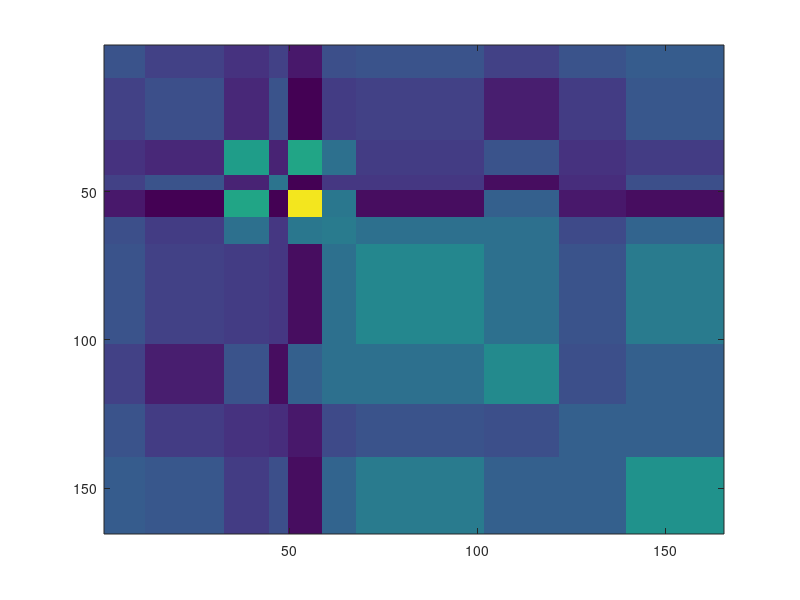
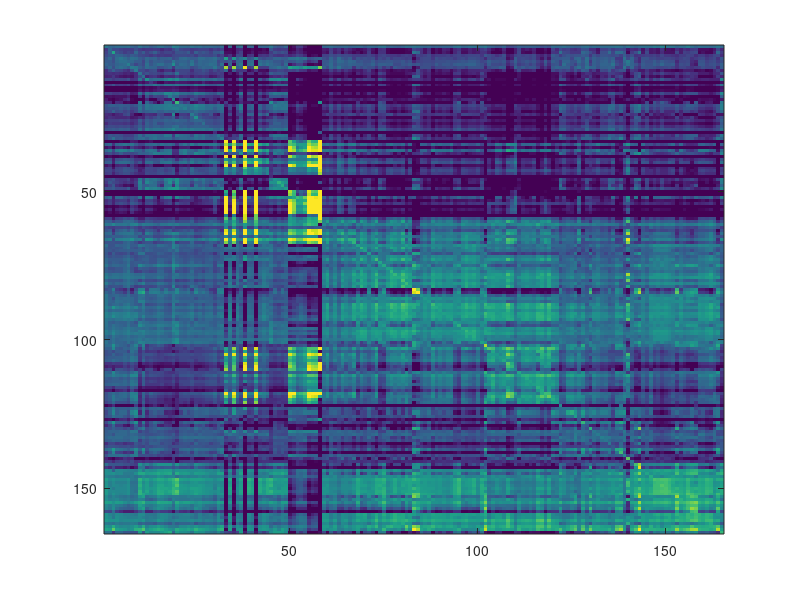
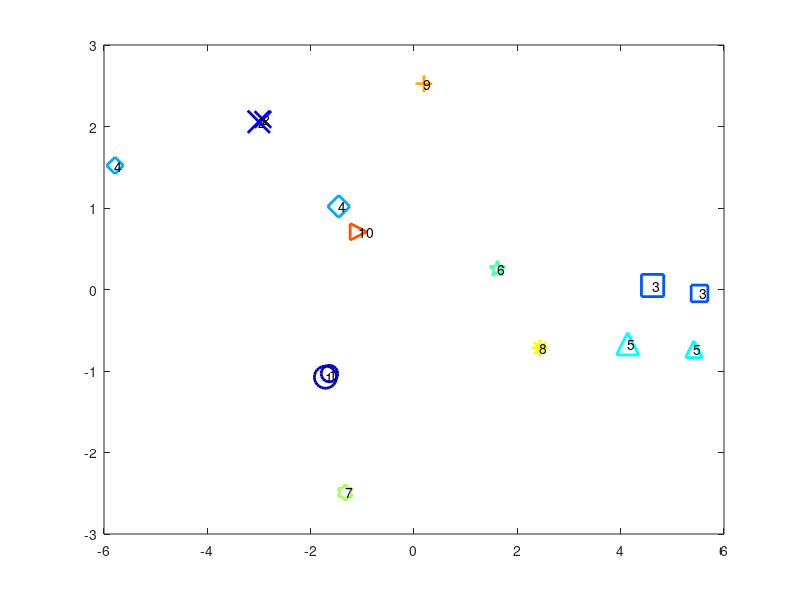
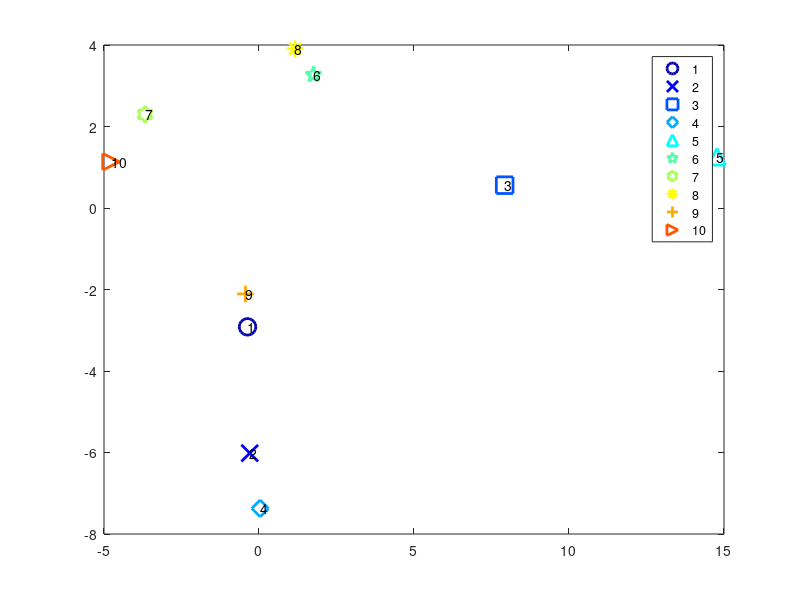

Recreate these plots in MATLAB, in order.
%% Uses parameters from 'MetaParameterExtraction.m' and 'SingleNeuronCNNs.py' to generate embedding spaces via PCA
% This was done in Matlab mainly for plotting.

load('Confusion.mat');

% normalize values for each neuron by how well this neuron be predicted by others (maximum except self-prediction)
ConfusionX = Confusion_later;
for j = 1:174
    ConfusionX(:,j) = ConfusionX(:,j)/mean(ConfusionX(:,j));
end


%% calculate predicting quality

% normalize values for each neuron by how well this neuron can be predicted (maximum except self-prediction)
CX = Confusion_later - eye(size(Confusion_later)).*Confusion_later;
for k = 1:size(CX,1)
    CX(k,:) = CX(k,:)/quantile(CX(k,:),0.98);
end

% find for each cell k the neurons that can be predicted very well;
% rank neurons according to how well they predict neurons compared to
% how well those neurons are predicted by other well neurons
clear predicting_quality
for k = 1:size(CX,1)
    for j = 1:size(CX,1)
        [XX,iX] = sort(CX(j,:),'descend');
        position(j) = find(iX == k);
    end
    position_sorted = sort(position,'ascend');
    predicting_quality(k) = 1/mean(position_sorted(1:10));
end
% figure(32), plot(predicting_quality,'-')

%% select neurons to be used for PCA

goodindizes = find(predicting_quality>quantile(predicting_quality,0.05));
DaSet2 = DaSet2(goodindizes);
DaSet = DaSet(goodindizes);


%% perform PCA to embed the prediction matrix into a lower dimension


ConfusionXX = ConfusionX(goodindizes,goodindizes);
for j = 1:10
    for k = 1:10
        indizes1 = find(DaSet==j);
        indizes2 = find(DaSet==k);
        ConfusionXX(indizes1,indizes2) = mean(mean(ConfusionXX(indizes1,indizes2)));
    end
end
figure, imagesc((ConfusionXX+ConfusionXX')/2,[0.5 2.5])
figure, imagesc(ConfusionX(goodindizes,goodindizes),[0.5 2.5])
[~,mappedX,~] = pca(ConfusionXX'+ConfusionXX); 


symbolsX = {'o','x','s','d','^','p','h','*','+','>'};
numbersX = {'1','2','3','4','5','6','7','8','9','10'};

figure(95533), cmap = jet(10);
for k = 1:10
    indizes = find(DaSet==k);
    hX(k) =  plot(mean(mappedX(indizes,1)),mean(mappedX(indizes,2)),char(symbolsX(k)),'MarkerSize',12,'Color',cmap(k,:),'LineWidth',2); hold on;
    text(mean(mappedX(indizes,1)),mean(mappedX(indizes,2)),num2str(k));
end
legend(hX, numbersX);
hold off

embedding_2D_predictions = zeros(10,2);
for k = 1:10
    indizes = find(DaSet==k);
    embedding_2D_predictions(k,1:2) = mean(mappedX(indizes,1:2));
end

%% to be saved to a mat file
embedding_2D = mappedX(:,1:4);


%% embedding space of statistics of the timetraces
% from MetaParameterExtraction
load('Parameters174.mat');

Parameters174 = Parameters174(:,goodindizes);

[coeff,mappedY] = pca(Parameters174');

embedding_2D_stats = zeros(10,2);
Daset = DasetS(goodindizes);
for j = 1:10
    embedding_2D_stats(j,:) = mean(mappedY(Daset==j,1:2));
end

symbolsX = {'o','x','s','d','^','p','h','*','+','>'};
numbersX = {'1','2','3','4','5','6','7','8','9','10'};
figure(312);
for k = 1:10
    plot(embedding_2D_stats(k,1),embedding_2D_stats(k,2),char(symbolsX(k)),'MarkerSize',12,'Color',cmap(k,:),'LineWidth',2); hold on;
    text(embedding_2D_stats(k,1),embedding_2D_stats(k,2),num2str(k));
end

load('Parameters32.mat');

% project into PCA space defined by the 174-neuron space
W = diag(std(Parameters174'))\coeff;
Projection33 = Parameters174'*W;

Daset = DasetS;
embedding_2D_stats33 = zeros(5,2);
for j = 1:5
    embedding_2D_stats33(j,:) = mean(Projection33(Daset==j,1:2));
end
figure(312);
for k = 1:5
    plot(embedding_2D_stats33(k,1),embedding_2D_stats33(k,2),char(symbolsX(k)),'MarkerSize',16,'Color',cmap(k,:),'LineWidth',2); hold on;
    text(embedding_2D_stats33(k,1),embedding_2D_stats33(k,2),num2str(k));
end



%% save all to a mat-file
save('embedding_spaces.mat','embedding_2D_predictions','embedding_2D_stats','embedding_2D_stats33','predicting_quality','goodindizes','DaSet2','DaSet');

